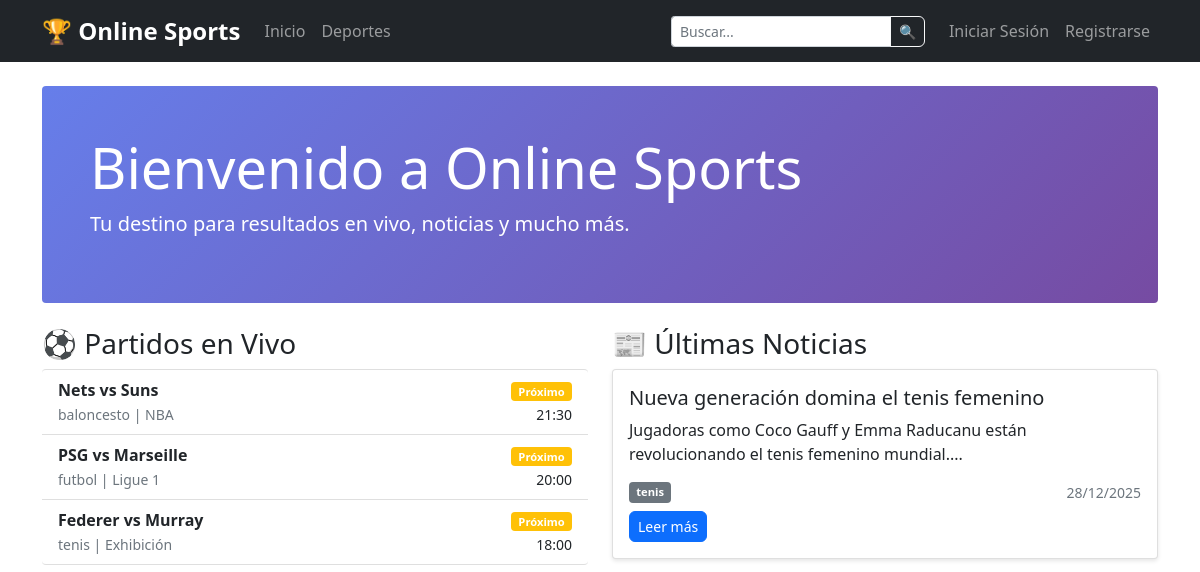
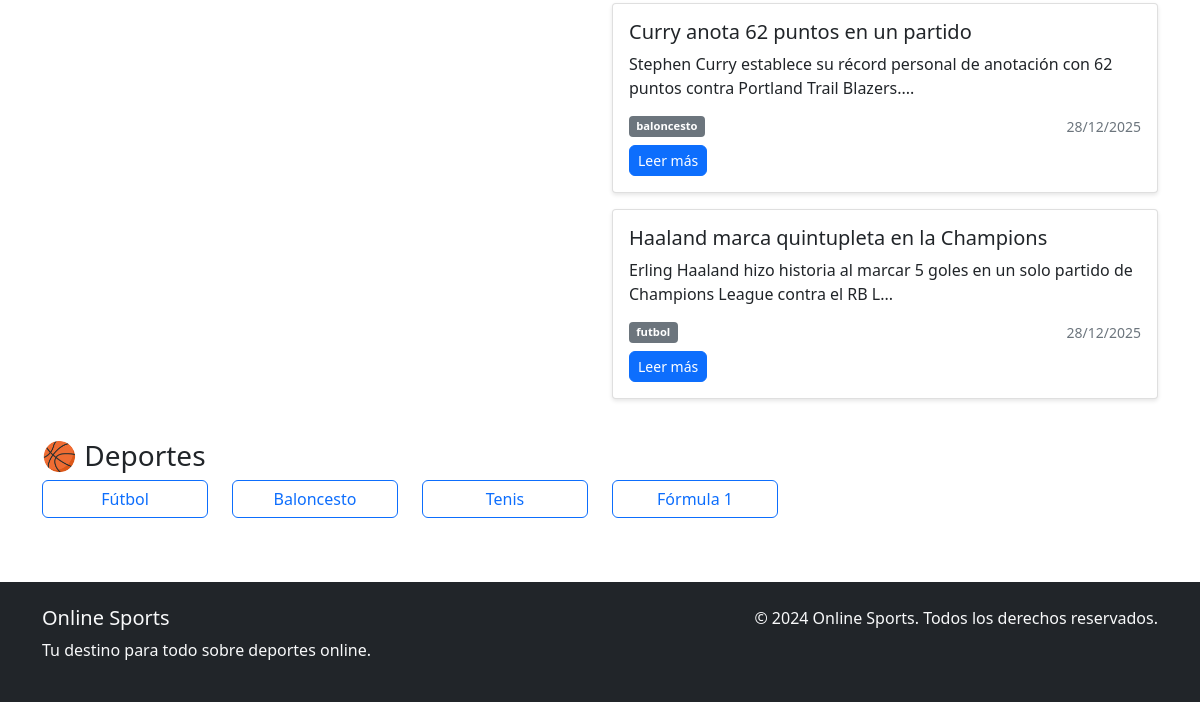
Before: / with the older database file (2 pictures, top to bottom).
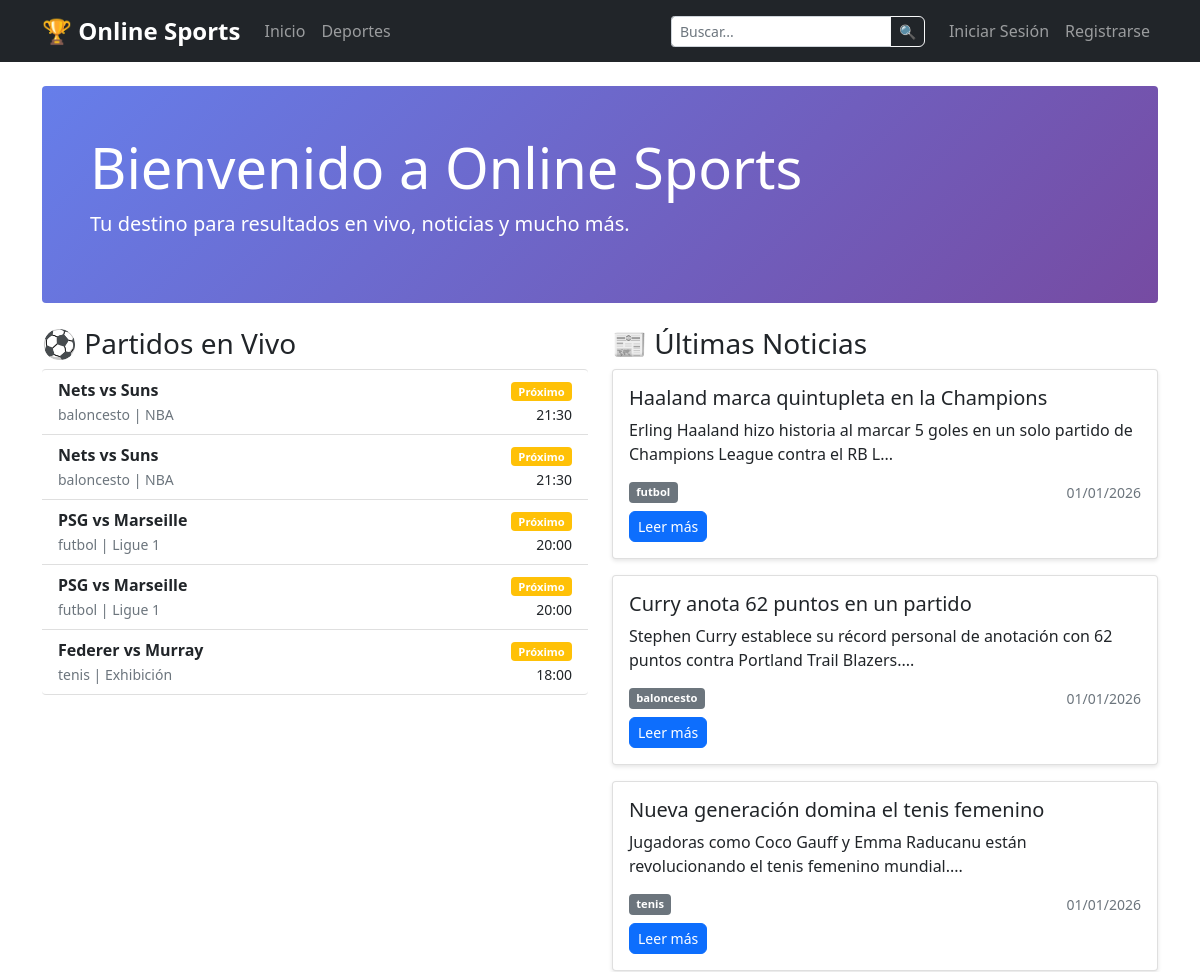
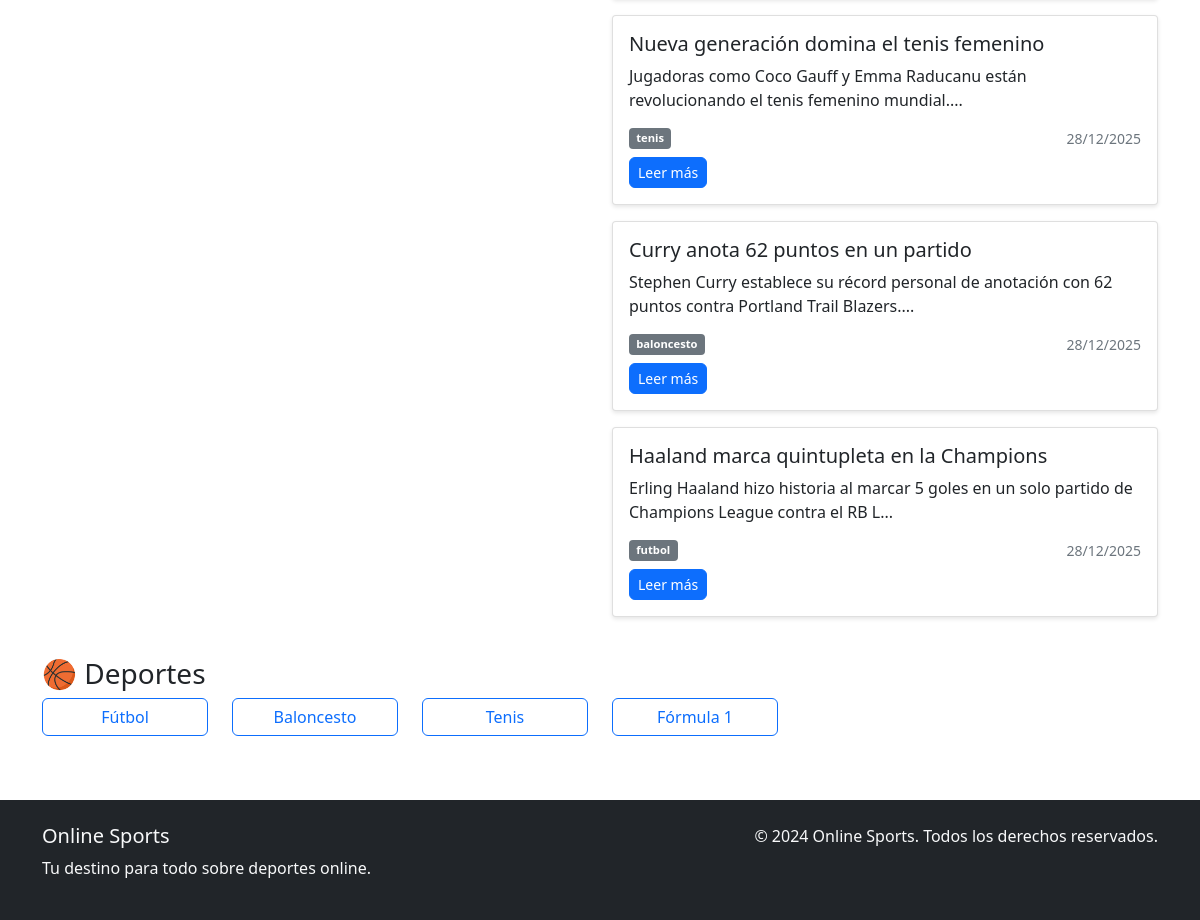
After: the same page with the newer database file (2 pictures, top to bottom).
### app.py (models this page shows)
class Partido(db.Model):
    id = db.Column(db.Integer, primary_key=True)
    equipo_local = db.Column(db.String(100), nullable=False)
    equipo_visitante = db.Column(db.String(100), nullable=False)
    deporte = db.Column(db.String(50), nullable=False)
    liga = db.Column(db.String(100))
    fecha_hora = db.Column(db.DateTime, nullable=False)
    resultado_local = db.Column(db.Integer)
    resultado_visitante = db.Column(db.Integer)
    estado = db.Column(db.String(20))  # 'programado', 'en_vivo', 'finalizado'

class Noticia(db.Model):
    id = db.Column(db.Integer, primary_key=True)
    titulo = db.Column(db.String(200), nullable=False)
    contenido = db.Column(db.Text, nullable=False)
    deporte = db.Column(db.String(50), nullable=False)
    imagen_url = db.Column(db.String(300))
    fecha_publicacion = db.Column(db.DateTime, default=datetime.utcnow)
    autor = db.Column(db.String(100))

### app.py (the view)
@app.route('/')
def index():
    noticias = Noticia.query.order_by(Noticia.fecha_publicacion.desc()).limit(6).all()
    partidos = Partido.query.filter(Partido.estado.in_(['en_vivo', 'programado'])).order_by(Partido.fecha_hora).limit(5).all()
    productos = Producto.query.limit(4).all()
    return render_template('index.html', noticias=noticias, partidos=partidos, productos=productos)

### templates/index.html (shortened to what this page needs)
{% extends "base.html" %}
{% block content %}
<div class="row">
    <div class="col-12 mb-4">
        <div class="hero-section bg-primary text-white p-5 rounded">
            <h1 class="display-4">Bienvenido a Online Sports</h1>
            <p class="lead">Tu destino para resultados en vivo, noticias y mucho más.</p>
        </div>
    </div>
    <div class="col-md-6">
        <h3>⚽ Partidos en Vivo</h3>
        <div class="list-group">
            {% for partido in partidos %}
            <div class="list-group-item">
                <div class="d-flex justify-content-between">
                    <div>
                        <strong>{{ partido.equipo_local }} vs {{ partido.equipo_visitante }}</strong>
                        <br>
                        <small class="text-muted">{{ partido.deporte }} | {{ partido.liga }}</small>
                    </div>
                    <div class="text-end">
                        {% if partido.estado == 'en_vivo' %}
                            <span class="badge bg-danger">EN VIVO</span>
                            <br>
                            <strong>{{ partido.resultado_local }} - {{ partido.resultado_visitante }}</strong>
                        {% else %}
                            <span class="badge bg-warning">Próximo</span>
                            <br>
                            <small>{{ partido.fecha_hora.strftime('%H:%M') }}</small>
                        {% endif %}
                    </div>
                </div>
            </div>
            {% else %}
            <div class="list-group-item">
                No hay partidos en este momento
            </div>
            {% endfor %}
        </div>
    </div>
    <div class="col-md-6">
        <h3>📰 Últimas Noticias</h3>
        {% for noticia in noticias %}
        <div class="card mb-3">
            <div class="card-body">
                <h5 class="card-title">{{ noticia.titulo }}</h5>
                <p class="card-text">{{ noticia.contenido[:100] }}...</p>
                <div class="d-flex justify-content-between">
                    <span class="badge bg-secondary">{{ noticia.deporte }}</span>
                    <small class="text-muted">{{ noticia.fecha_publicacion.strftime('%d/%m/%Y') }}</small>
                </div>
                <a href="{{ url_for('noticia_detalle', noticia_id=noticia.id) }}" class="btn btn-primary btn-sm mt-2">Leer más</a>
            </div>
        </div>
        {% endfor %}
    </div>
</div>
<div class="row mt-4">
    <div class="col-12">
        <h3>🏀 Deportes</h3>
        <div class="row">
            <div class="col-md-2 col-6 mb-3">
                <a href="{{ url_for('deportes') }}?deporte=futbol" class="btn btn-outline-primary w-100">Fútbol</a>
            </div>
            <div class="col-md-2 col-6 mb-3">
                <a href="{{ url_for('deportes') }}?deporte=baloncesto" class="btn btn-outline-primary w-100">Baloncesto</a>
            </div>
            <div class="col-md-2 col-6 mb-3">
                <a href="{{ url_for('deportes') }}?deporte=tenis" class="btn btn-outline-primary w-100">Tenis</a>
            </div>
            <div class="col-md-2 col-6 mb-3">
                <a href="{{ url_for('deportes') }}?deporte=formula1" class="btn btn-outline-primary w-100">Fórmula 1</a>
            </div>
        </div>
    </div>
</div>
{% endblock %}

### templates/base.html (shortened to what this page needs)
<!DOCTYPE html>
<html lang="es">
<head>
    <link href="https://cdn.jsdelivr.net/npm/bootstrap@5.1.3/dist/css/bootstrap.min.css" rel="stylesheet">
    <link rel="stylesheet" href="{{ url_for('static', filename='css/style.css') }}">
</head>
<body>
    <nav class="navbar navbar-expand-lg navbar-dark bg-dark">
        <div class="container">
            <a class="navbar-brand" href="{{ url_for('index') }}">
                🏆 Online Sports
            </a>
            <div class="collapse navbar-collapse" id="navbarNav">
                <ul class="navbar-nav me-auto">
                    <li class="nav-item">
                        <a class="nav-link" href="{{ url_for('index') }}"
                           title="Ir a la página de inicio">
                            Inicio
                        </a>
                    </li>
                    <li class="nav-item">
                        <a class="nav-link" href="{{ url_for('deportes') }}"
                           title="Ver todos los deportes">
                            Deportes
                        </a>
                    </li>
                </ul>
                <form class="d-flex mx-3" action="{{ url_for('buscar') }}" method="GET">
                    <div class="input-group">
                        <input type="search"
                               name="q"
                               class="form-control form-control-sm"
                               placeholder="Buscar..."
                               value="{{ request.args.get('q', '') }}"
                               aria-label="Buscar en Online Sports">
                        <button class="btn btn-outline-light btn-sm" type="submit"
                                title="Ejecutar búsqueda">
                            🔍
                        </button>
                    </div>
                </form>
                <ul class="navbar-nav">
                {% if current_user.is_authenticated %}
                    <li class="nav-item">
                        <span class="navbar-text">
                            Hola, {{ current_user.username }}
                        </span>
                    </li>
                    <li class="nav-item">
                        <a class="nav-link" href="{{ url_for('logout') }}"
                           title="Cerrar sesión">
                            Cerrar Sesión
                        </a>
                    </li>
                {% else %}
                    <li class="nav-item">
                        <a class="nav-link" href="{{ url_for('login') }}"
                           title="Iniciar sesión en tu cuenta">
                            Iniciar Sesión
                        </a>
                    </li>
                    <li class="nav-item">
                        <a class="nav-link" href="{{ url_for('registro') }}"
                           title="Crear una nueva cuenta">
                            Registrarse
                        </a>
                    </li>
                {% endif %}
                </ul>
            </div>
        </div>
    </nav>
    <div class="container mt-4">
        {% block content %}{% endblock %}
    </div>
    <footer class="bg-dark text-light mt-5 py-4">
        <div class="container">
            <div class="row">
                <div class="col-md-6">
                    <h5>Online Sports</h5>
                    <p>Tu destino para todo sobre deportes online.</p>
                </div>
                <div class="col-md-6 text-end">
                    <p>&copy; 2024 Online Sports. Todos los derechos reservados.</p>
                </div>
            </div>
        </div>
    </footer>
</body>
</html>

### static/css/style.css (style rules this page uses)
.hero-section { background: linear-gradient(135deg, #667eea 0%, #764ba2 100%); border-radius: 10px; }
.card { transition: transform 0.2s; box-shadow: 0 2px 4px rgba(0,0,0,0.1); }
.navbar-brand { font-weight: bold; font-size: 1.5rem; }
.list-group-item { border-left: none; border-right: none; }
.badge { font-size: 0.7rem; }
.btn { border-radius: 6px; }

Changed rows visible on the page:
added Partido: equipo_local "Nets", equipo_visitante "Suns", deporte "baloncesto", liga "NBA", fecha_hora "21:30"
added Partido: equipo_local "PSG", equipo_visitante "Marseille", deporte "futbol", liga "Ligue 1", fecha_hora "20:00"
added Noticia: titulo "Haaland marca quintupleta en la Champions", contenido "Erling Haaland hizo historia al marcar 5 goles en un solo partido de Champions League contra el RB L", deporte "futbol", fecha_publicacion "01/01/2026"
added Noticia: titulo "Curry anota 62 puntos en un partido", contenido "Stephen Curry establece su récord personal de anotación con 62 puntos contra Portland Trail Blazers.", deporte "baloncesto", fecha_publicacion "01/01/2026"
added Noticia: titulo "Nueva generación domina el tenis femenino", contenido "Jugadoras como Coco Gauff y Emma Raducanu están revolucionando el tenis femenino mundial.", deporte "tenis", fecha_publicacion "01/01/2026"
